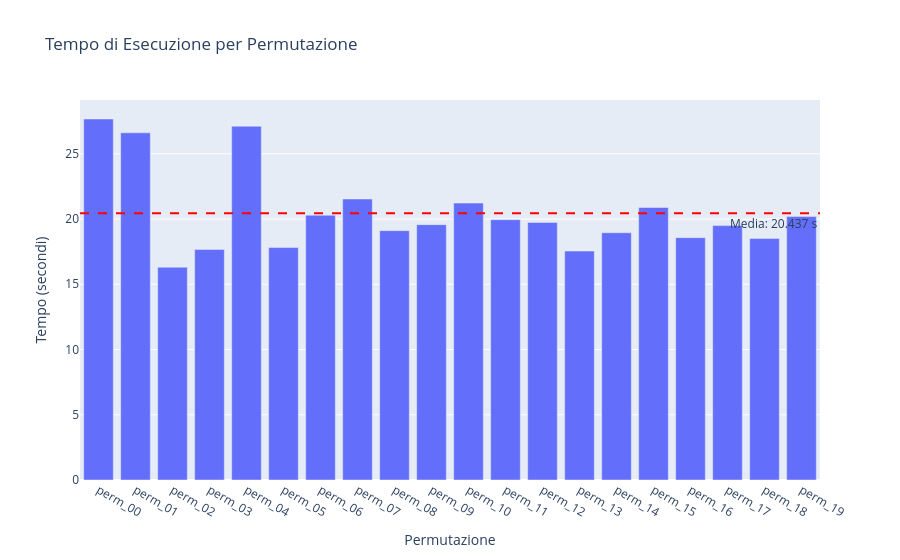
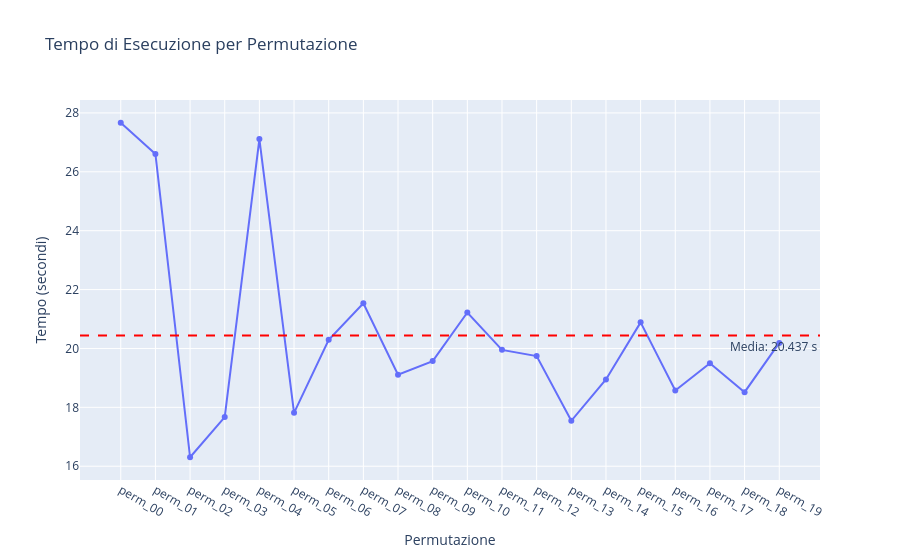
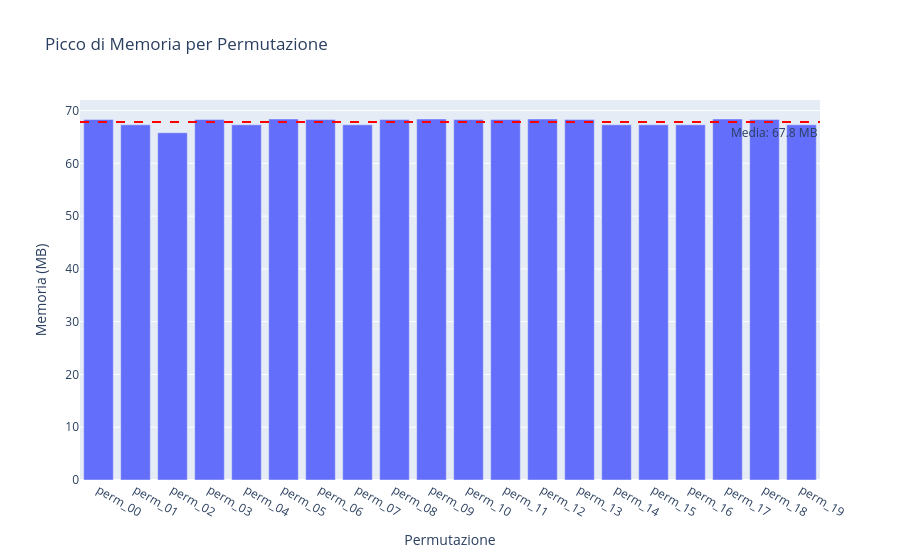
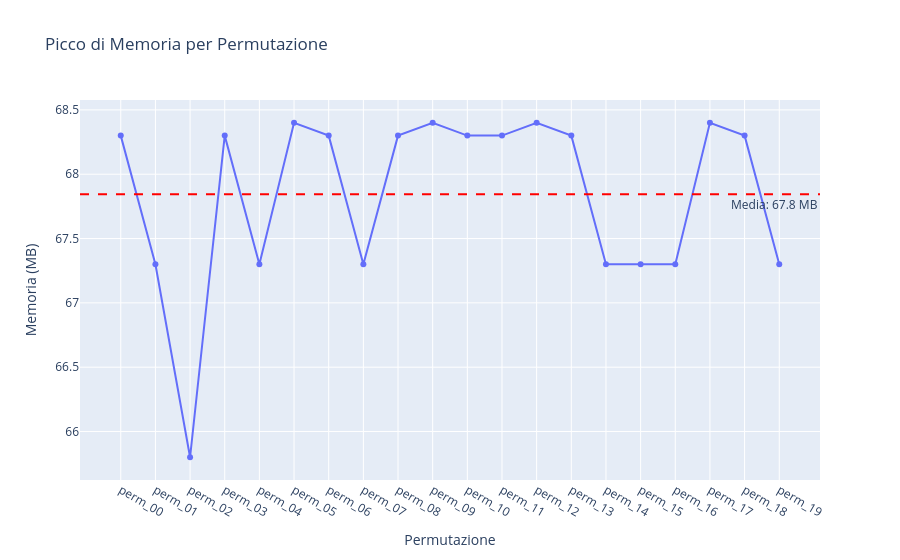

Notebook code for these charts, in order:
### Code cell
mean_tempo = df['Tempo_Esecuzione_s'].mean()

# Crea il grafico a barre iniziale con Plotly Express
fig_tempo = px.bar(df,
                   x='Permutazione',
                   y='Tempo_Esecuzione_s',
                   title='Tempo di Esecuzione per Permutazione',
                   labels={'Tempo_Esecuzione_s': 'Tempo (secondi)'},
                   hover_data=['Picco_Memoria_MB', 'Ipotesi_Generate'])

# Aggiungi una linea orizzontale per la media
fig_tempo.add_hline(y=mean_tempo,
                    line_dash="dash",
                    line_color="red",
                    annotation_text=f"Media: {mean_tempo:.3f} s",
                    annotation_position="bottom right")

fig_tempo.show()

fig_tempo_line = px.line(df,
                         x='Permutazione',
                         y='Tempo_Esecuzione_s',
                         title='Tempo di Esecuzione per Permutazione',
                         labels={'Tempo_Esecuzione_s': 'Tempo (secondi)'},
                         hover_data=['Picco_Memoria_MB', 'Ipotesi_Generate'],
                         markers=True) # Aggiunge un marker per ogni punto dati

# Aggiungi una linea orizzontale per la media
fig_tempo_line.add_hline(y=mean_tempo,
                        line_dash="dash",
                        line_color="red",
                        annotation_text=f"Media: {mean_tempo:.3f} s",
                        annotation_position="bottom right")

fig_tempo_line.show()

# Calcola la media del Picco di Memoria
mean_memoria = df['Picco_Memoria_MB'].mean()

# Crea il grafico a barre iniziale con Plotly Express
fig_memoria = px.bar(df,
                     x='Permutazione',
                     y='Picco_Memoria_MB',
                     title='Picco di Memoria per Permutazione',
                     labels={'Picco_Memoria_MB': 'Memoria (MB)'},
                     hover_data=['Tempo_Esecuzione_s', 'Ipotesi_Generate'])

# Aggiungi una linea orizzontale per la media
fig_memoria.add_hline(y=mean_memoria,
                      line_dash="dash",
                      line_color="red",
                      annotation_text=f"Media: {mean_memoria:.1f} MB",
                      annotation_position="bottom right")

fig_memoria.show()

fig_memoria_line = px.line(df,
                          x='Permutazione',
                          y='Picco_Memoria_MB',
                          title='Picco di Memoria per Permutazione',
                          labels={'Picco_Memoria_MB': 'Memoria (MB)'},
                          hover_data=['Tempo_Esecuzione_s', 'Ipotesi_Generate'],
                          markers=True)

# Aggiungi una linea orizzontale per la media
fig_memoria_line.add_hline(y=mean_memoria,
                          line_dash="dash",
                          line_color="red",
                          annotation_text=f"Media: {mean_memoria:.1f} MB",
                          annotation_position="bottom right")

fig_memoria_line.show()

mean_cpu = df['CPU_Media_%'].mean()

# Crea il grafico a barre iniziale con Plotly Express
fig_cpu = px.bar(df,
                 x='Permutazione',
                 y='CPU_Media_%',
                 title='Utilizzo CPU per Permutazione',
                 labels={'CPU_Media_%': 'Utilizzo CPU (%)'},
                 hover_data=['Tempo_Esecuzione_s', 'Ipotesi_Generate'])

# Aggiungi una linea orizzontale per la media
fig_cpu.add_hline(y=mean_cpu,
                  line_dash="dash",
                  line_color="red",
                  annotation_text=f"Media: {mean_cpu:.1f} %",
                  annotation_position="bottom right")

fig_cpu.show()

fig_cpu_line = px.line(df,
                      x='Permutazione',
                      y='CPU_Media_%',
                      title='Utilizzo CPU per Permutazione',
                      labels={'CPU_Media_%': 'Utilizzo CPU (%)'},
                      hover_data=['Tempo_Esecuzione_s', 'Ipotesi_Generate'],
                      markers=True)

# Aggiungi una linea orizzontale per la media
fig_cpu_line.add_hline(y=mean_cpu,
                      line_dash="dash",
                      line_color="red",
                      annotation_text=f"Media: {mean_cpu:.1f} %",
                      annotation_position="bottom right")

fig_cpu_line.show()

### Figure 1 — Plotly figure (JSON) as saved in the notebook; plotly's stock layout.template omitted (floating-point values rounded to 4 significant figures)
{"data": [{"customdata": [[68.3, 1568.0], [67.3, 1568.0], [65.8, 1504.0], [68.3, 1453.0], [67.3, 1568.0], [68.4, 1349.0], [68.3, 1468.0], [67.3, 1385.0], [68.3, 1455.0], [68.4, 1443.0], [68.3, 1418.0], [68.3, 1478.0], [68.4, 1478.0], [68.3, 1453.0], [67.3, 1453.0], [67.3, 1416.0], [67.3, 1454.0], [68.4, 1445.0], [68.3, 1450.0], [67.3, 1508.0]], "hovertemplate": "Permutazione=%{x}<br>Tempo (secondi)=%{y}<br>Picco_Memoria_MB=%{customdata[0]}<br>Ipotesi_Generate=%{customdata[1]}<extra></extra>", "legendgroup": "", "marker": {"color": "#636efa", "pattern": {"shape": ""}}, "name": "", "orientation": "v", "showlegend": false, "textposition": "auto", "type": "bar", "x": ["perm_00", "perm_01", "perm_02", "perm_03", "perm_04", "perm_05", "perm_06", "perm_07", "perm_08", "perm_09", "perm_10", "perm_11", "perm_12", "perm_13", "perm_14", "perm_15", "perm_16", "perm_17", "perm_18", "perm_19"], "xaxis": "x", "y": [27.67, 26.61, 16.3, 17.67, 27.11, 17.81, 20.29, 21.53, 19.11, 19.57, 21.22, 19.95, 19.74, 17.54, 18.95, 20.89, 18.57, 19.5, 18.52, 20.19], "yaxis": "y"}], "layout": {"annotations": [{"showarrow": false, "text": "Media: 20.437 s", "x": 1, "xanchor": "right", "xref": "x domain", "y": 20.44, "yanchor": "top", "yref": "y"}], "barmode": "relative", "legend": {"tracegroupgap": 0}, "shapes": [{"line": {"color": "red", "dash": "dash"}, "type": "line", "x0": 0, "x1": 1, "xref": "x domain", "y0": 20.44, "y1": 20.44, "yref": "y"}], "title": {"text": "Tempo di Esecuzione per Permutazione"}, "xaxis": {"anchor": "y", "domain": [0, 1], "title": {"text": "Permutazione"}}, "yaxis": {"anchor": "x", "domain": [0, 1], "title": {"text": "Tempo (secondi)"}}}}

### Figure 2 — Plotly figure (JSON) as saved in the notebook; plotly's stock layout.template omitted (floating-point values rounded to 4 significant figures)
{"data": [{"customdata": [[68.3, 1568.0], [67.3, 1568.0], [65.8, 1504.0], [68.3, 1453.0], [67.3, 1568.0], [68.4, 1349.0], [68.3, 1468.0], [67.3, 1385.0], [68.3, 1455.0], [68.4, 1443.0], [68.3, 1418.0], [68.3, 1478.0], [68.4, 1478.0], [68.3, 1453.0], [67.3, 1453.0], [67.3, 1416.0], [67.3, 1454.0], [68.4, 1445.0], [68.3, 1450.0], [67.3, 1508.0]], "hovertemplate": "Permutazione=%{x}<br>Tempo (secondi)=%{y}<br>Picco_Memoria_MB=%{customdata[0]}<br>Ipotesi_Generate=%{customdata[1]}<extra></extra>", "legendgroup": "", "line": {"color": "#636efa", "dash": "solid"}, "marker": {"symbol": "circle"}, "mode": "lines+markers", "name": "", "orientation": "v", "showlegend": false, "type": "scatter", "x": ["perm_00", "perm_01", "perm_02", "perm_03", "perm_04", "perm_05", "perm_06", "perm_07", "perm_08", "perm_09", "perm_10", "perm_11", "perm_12", "perm_13", "perm_14", "perm_15", "perm_16", "perm_17", "perm_18", "perm_19"], "xaxis": "x", "y": [27.67, 26.61, 16.3, 17.67, 27.11, 17.81, 20.29, 21.53, 19.11, 19.57, 21.22, 19.95, 19.74, 17.54, 18.95, 20.89, 18.57, 19.5, 18.52, 20.19], "yaxis": "y"}], "layout": {"annotations": [{"showarrow": false, "text": "Media: 20.437 s", "x": 1, "xanchor": "right", "xref": "x domain", "y": 20.44, "yanchor": "top", "yref": "y"}], "legend": {"tracegroupgap": 0}, "shapes": [{"line": {"color": "red", "dash": "dash"}, "type": "line", "x0": 0, "x1": 1, "xref": "x domain", "y0": 20.44, "y1": 20.44, "yref": "y"}], "title": {"text": "Tempo di Esecuzione per Permutazione"}, "xaxis": {"anchor": "y", "domain": [0, 1], "title": {"text": "Permutazione"}}, "yaxis": {"anchor": "x", "domain": [0, 1], "title": {"text": "Tempo (secondi)"}}}}

### Figure 3 — Plotly figure (JSON) as saved in the notebook; plotly's stock layout.template omitted (floating-point values rounded to 4 significant figures)
{"data": [{"customdata": [[27.67, 1568.0], [26.61, 1568.0], [16.3, 1504.0], [17.67, 1453.0], [27.11, 1568.0], [17.81, 1349.0], [20.29, 1468.0], [21.53, 1385.0], [19.11, 1455.0], [19.57, 1443.0], [21.22, 1418.0], [19.95, 1478.0], [19.74, 1478.0], [17.54, 1453.0], [18.95, 1453.0], [20.89, 1416.0], [18.57, 1454.0], [19.5, 1445.0], [18.52, 1450.0], [20.19, 1508.0]], "hovertemplate": "Permutazione=%{x}<br>Memoria (MB)=%{y}<br>Tempo_Esecuzione_s=%{customdata[0]}<br>Ipotesi_Generate=%{customdata[1]}<extra></extra>", "legendgroup": "", "marker": {"color": "#636efa", "pattern": {"shape": ""}}, "name": "", "orientation": "v", "showlegend": false, "textposition": "auto", "type": "bar", "x": ["perm_00", "perm_01", "perm_02", "perm_03", "perm_04", "perm_05", "perm_06", "perm_07", "perm_08", "perm_09", "perm_10", "perm_11", "perm_12", "perm_13", "perm_14", "perm_15", "perm_16", "perm_17", "perm_18", "perm_19"], "xaxis": "x", "y": [68.3, 67.3, 65.8, 68.3, 67.3, 68.4, 68.3, 67.3, 68.3, 68.4, 68.3, 68.3, 68.4, 68.3, 67.3, 67.3, 67.3, 68.4, 68.3, 67.3], "yaxis": "y"}], "layout": {"annotations": [{"showarrow": false, "text": "Media: 67.8 MB", "x": 1, "xanchor": "right", "xref": "x domain", "y": 67.84, "yanchor": "top", "yref": "y"}], "barmode": "relative", "legend": {"tracegroupgap": 0}, "shapes": [{"line": {"color": "red", "dash": "dash"}, "type": "line", "x0": 0, "x1": 1, "xref": "x domain", "y0": 67.84, "y1": 67.84, "yref": "y"}], "title": {"text": "Picco di Memoria per Permutazione"}, "xaxis": {"anchor": "y", "domain": [0, 1], "title": {"text": "Permutazione"}}, "yaxis": {"anchor": "x", "domain": [0, 1], "title": {"text": "Memoria (MB)"}}}}

### Figure 4 — Plotly figure (JSON) as saved in the notebook; plotly's stock layout.template omitted (floating-point values rounded to 4 significant figures)
{"data": [{"customdata": [[27.67, 1568.0], [26.61, 1568.0], [16.3, 1504.0], [17.67, 1453.0], [27.11, 1568.0], [17.81, 1349.0], [20.29, 1468.0], [21.53, 1385.0], [19.11, 1455.0], [19.57, 1443.0], [21.22, 1418.0], [19.95, 1478.0], [19.74, 1478.0], [17.54, 1453.0], [18.95, 1453.0], [20.89, 1416.0], [18.57, 1454.0], [19.5, 1445.0], [18.52, 1450.0], [20.19, 1508.0]], "hovertemplate": "Permutazione=%{x}<br>Memoria (MB)=%{y}<br>Tempo_Esecuzione_s=%{customdata[0]}<br>Ipotesi_Generate=%{customdata[1]}<extra></extra>", "legendgroup": "", "line": {"color": "#636efa", "dash": "solid"}, "marker": {"symbol": "circle"}, "mode": "lines+markers", "name": "", "orientation": "v", "showlegend": false, "type": "scatter", "x": ["perm_00", "perm_01", "perm_02", "perm_03", "perm_04", "perm_05", "perm_06", "perm_07", "perm_08", "perm_09", "perm_10", "perm_11", "perm_12", "perm_13", "perm_14", "perm_15", "perm_16", "perm_17", "perm_18", "perm_19"], "xaxis": "x", "y": [68.3, 67.3, 65.8, 68.3, 67.3, 68.4, 68.3, 67.3, 68.3, 68.4, 68.3, 68.3, 68.4, 68.3, 67.3, 67.3, 67.3, 68.4, 68.3, 67.3], "yaxis": "y"}], "layout": {"annotations": [{"showarrow": false, "text": "Media: 67.8 MB", "x": 1, "xanchor": "right", "xref": "x domain", "y": 67.84, "yanchor": "top", "yref": "y"}], "legend": {"tracegroupgap": 0}, "shapes": [{"line": {"color": "red", "dash": "dash"}, "type": "line", "x0": 0, "x1": 1, "xref": "x domain", "y0": 67.84, "y1": 67.84, "yref": "y"}], "title": {"text": "Picco di Memoria per Permutazione"}, "xaxis": {"anchor": "y", "domain": [0, 1], "title": {"text": "Permutazione"}}, "yaxis": {"anchor": "x", "domain": [0, 1], "title": {"text": "Memoria (MB)"}}}}
